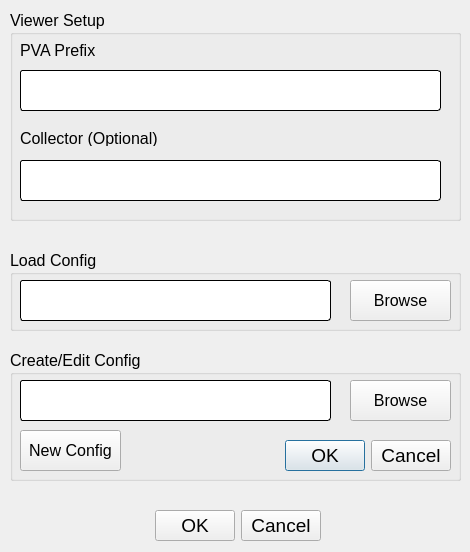
<?xml version="1.0" encoding="UTF-8"?>
<ui version="4.0">
 <class>pv_config_dialog</class>
 <widget class="QDialog" name="pv_config_dialog">
  <property name="geometry">
   <rect>
    <x>0</x>
    <y>0</y>
    <width>470</width>
    <height>552</height>
   </rect>
  </property>
  <property name="windowTitle">
   <string>Dialog</string>
  </property>
  <widget class="QGroupBox" name="gb_load">
   <property name="geometry">
    <rect>
     <x>10</x>
     <y>250</y>
     <width>451</width>
     <height>81</height>
    </rect>
   </property>
   <property name="font">
    <font>
     <pointsize>12</pointsize>
    </font>
   </property>
   <property name="title">
    <string>Load Config</string>
   </property>
   <widget class="QLineEdit" name="le_load_file_path">
    <property name="geometry">
     <rect>
      <x>10</x>
      <y>30</y>
      <width>311</width>
      <height>41</height>
     </rect>
    </property>
    <property name="font">
     <font>
      <pointsize>12</pointsize>
     </font>
    </property>
    <property name="styleSheet">
     <string notr="true">border:1px solid black;
border-radius:3;

</string>
    </property>
   </widget>
   <widget class="QPushButton" name="btn_load">
    <property name="geometry">
     <rect>
      <x>340</x>
      <y>30</y>
      <width>101</width>
      <height>41</height>
     </rect>
    </property>
    <property name="text">
     <string>Browse</string>
    </property>
    <property name="default">
     <bool>false</bool>
    </property>
   </widget>
  </widget>
  <widget class="QGroupBox" name="gb_create_edit">
   <property name="geometry">
    <rect>
     <x>10</x>
     <y>350</y>
     <width>451</width>
     <height>131</height>
    </rect>
   </property>
   <property name="font">
    <font>
     <pointsize>12</pointsize>
    </font>
   </property>
   <property name="title">
    <string>Create/Edit Config</string>
   </property>
   <widget class="QPushButton" name="btn_new_config">
    <property name="geometry">
     <rect>
      <x>10</x>
      <y>80</y>
      <width>101</width>
      <height>41</height>
     </rect>
    </property>
    <property name="text">
     <string>New Config</string>
    </property>
   </widget>
   <widget class="QLineEdit" name="le_edit_file_path">
    <property name="geometry">
     <rect>
      <x>10</x>
      <y>30</y>
      <width>311</width>
      <height>41</height>
     </rect>
    </property>
    <property name="font">
     <font>
      <pointsize>12</pointsize>
     </font>
    </property>
    <property name="styleSheet">
     <string notr="true">border:1px solid black;
border-radius:3;

</string>
    </property>
   </widget>
   <widget class="QPushButton" name="btn_edit">
    <property name="geometry">
     <rect>
      <x>340</x>
      <y>30</y>
      <width>101</width>
      <height>41</height>
     </rect>
    </property>
    <property name="text">
     <string>Browse</string>
    </property>
   </widget>
   <widget class="QDialogButtonBox" name="btn_edit_accept_reject">
    <property name="geometry">
     <rect>
      <x>270</x>
      <y>80</y>
      <width>171</width>
      <height>51</height>
     </rect>
    </property>
    <property name="minimumSize">
     <size>
      <width>0</width>
      <height>0</height>
     </size>
    </property>
    <property name="font">
     <font>
      <pointsize>14</pointsize>
     </font>
    </property>
    <property name="standardButtons">
     <set>QDialogButtonBox::Cancel|QDialogButtonBox::Ok</set>
    </property>
   </widget>
  </widget>
  <widget class="QGroupBox" name="gb_viewer_setup">
   <property name="geometry">
    <rect>
     <x>10</x>
     <y>10</y>
     <width>451</width>
     <height>211</height>
    </rect>
   </property>
   <property name="font">
    <font>
     <pointsize>12</pointsize>
    </font>
   </property>
   <property name="title">
    <string>Viewer Setup</string>
   </property>
   <widget class="QLineEdit" name="le_pv_prefix">
    <property name="geometry">
     <rect>
      <x>10</x>
      <y>60</y>
      <width>421</width>
      <height>41</height>
     </rect>
    </property>
    <property name="font">
     <font>
      <pointsize>12</pointsize>
     </font>
    </property>
    <property name="styleSheet">
     <string notr="true">border:1px solid black;
border-radius:3;
</string>
    </property>
   </widget>
   <widget class="QLineEdit" name="le_collector">
    <property name="geometry">
     <rect>
      <x>10</x>
      <y>150</y>
      <width>421</width>
      <height>41</height>
     </rect>
    </property>
    <property name="font">
     <font>
      <pointsize>12</pointsize>
     </font>
    </property>
    <property name="styleSheet">
     <string notr="true">border:1px solid black;
border-radius:3;</string>
    </property>
   </widget>
   <widget class="QLabel" name="lbl_pva_prefix">
    <property name="geometry">
     <rect>
      <x>10</x>
      <y>30</y>
      <width>81</width>
      <height>21</height>
     </rect>
    </property>
    <property name="font">
     <font>
      <pointsize>12</pointsize>
     </font>
    </property>
    <property name="text">
     <string>PVA Prefix</string>
    </property>
   </widget>
   <widget class="QLabel" name="lbl_collector">
    <property name="geometry">
     <rect>
      <x>10</x>
      <y>120</y>
      <width>171</width>
      <height>16</height>
     </rect>
    </property>
    <property name="text">
     <string>Collector (Optional)</string>
    </property>
   </widget>
  </widget>
  <widget class="QDialogButtonBox" name="btn_setup_accept_reject">
   <property name="geometry">
    <rect>
     <x>140</x>
     <y>500</y>
     <width>181</width>
     <height>51</height>
    </rect>
   </property>
   <property name="font">
    <font>
     <pointsize>14</pointsize>
    </font>
   </property>
   <property name="standardButtons">
    <set>QDialogButtonBox::Cancel|QDialogButtonBox::Ok</set>
   </property>
  </widget>
 </widget>
 <resources/>
 <connections>
  <connection>
   <sender>btn_setup_accept_reject</sender>
   <signal>accepted()</signal>
   <receiver>pv_config_dialog</receiver>
   <slot>accept()</slot>
   <hints>
    <hint type="sourcelabel">
     <x>230</x>
     <y>575</y>
    </hint>
    <hint type="destinationlabel">
     <x>234</x>
     <y>305</y>
    </hint>
   </hints>
  </connection>
  <connection>
   <sender>btn_setup_accept_reject</sender>
   <signal>rejected()</signal>
   <receiver>pv_config_dialog</receiver>
   <slot>reject()</slot>
   <hints>
    <hint type="sourcelabel">
     <x>230</x>
     <y>575</y>
    </hint>
    <hint type="destinationlabel">
     <x>234</x>
     <y>305</y>
    </hint>
   </hints>
  </connection>
 </connections>
</ui>
